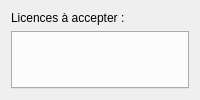
<?xml version="1.0" encoding="UTF-8"?>
<ui version="4.0">
 <class>licensePage</class>
 <widget class="QWizardPage" name="licensePage">
  <property name="title">
   <string>Licences des paquets</string>
  </property>
  <property name="subTitle">
   <string>Les paquets suivants possèdent des licences non-libres, ou ne respectant pas celles que vous avez accepté en installant Logram. Il vous faut les accepter maintenant pour installer certains paquets.</string>
  </property>
  <layout class="QVBoxLayout" name="verticalLayout">
   <item>
    <widget class="QLabel" name="lblLicenses">
     <property name="text">
      <string>Licences à accepter :</string>
     </property>
    </widget>
   </item>
   <item>
    <widget class="QTabWidget" name="tbLicences"/>
   </item>
  </layout>
 </widget>
 <resources/>
 <connections/>
</ui>
